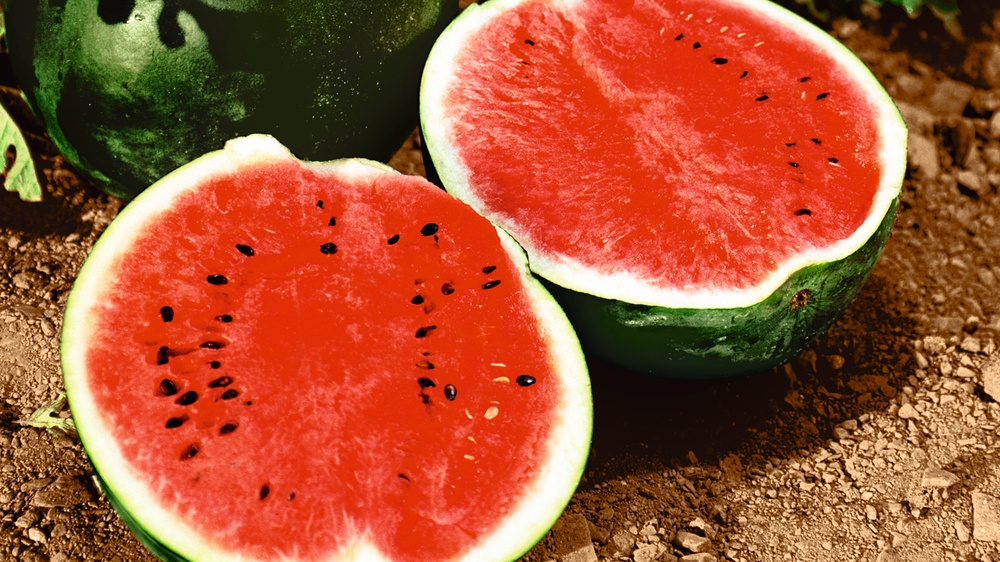
%> input picture Images/fruit.jpg, 1000 x 562 px, shrunk from 1600 x 900 before the run, given in place of Capture_00031.jpg, which was not available
$ octave prueba1.m   (GNU Octave 9; MATLAB toolbox functions it lacks are replaced by stand-ins)
%> lines starting %> are read from the running program, lines starting %| are printed output that depends on the picture; in (x1, y1, x2, y2) boxes, pixels count from 0 and x2, y2 are one past the last pixel; in counts of white or black regions, pixels touching at a corner belong together; the program's own positions count from 1; pictures that were not available may be replaced by others from this repository, and a replacement may not be noted
%Proyecto final
%Daniel Vargas Gonzales
%Brayan Stiven Vasquez Villa
%Juan Sebastian Marulanda Sanchez
clasificar('base/Frontal/Capture_00031.jpg');
% [2 lines not run here, left out]
function W = clasificar(archivo)
%> called with archivo = 'base/Frontal/Capture_00031.jpg'

    % Paso 1: Leer la imagen
    RGB = imread(archivo);
%> RGB is the input picture: size 562x1000x3 uint8; mean R, G, B 165.4, 83.7, 51.2
    figure,
    imshow(RGB),
    title('Imagen Original');

    % Paso 2: Convertir la imagen a escala de grises
    %   RGB = rgb2ycbcr(RGB);
    GRAY = rgb2gray(RGB);
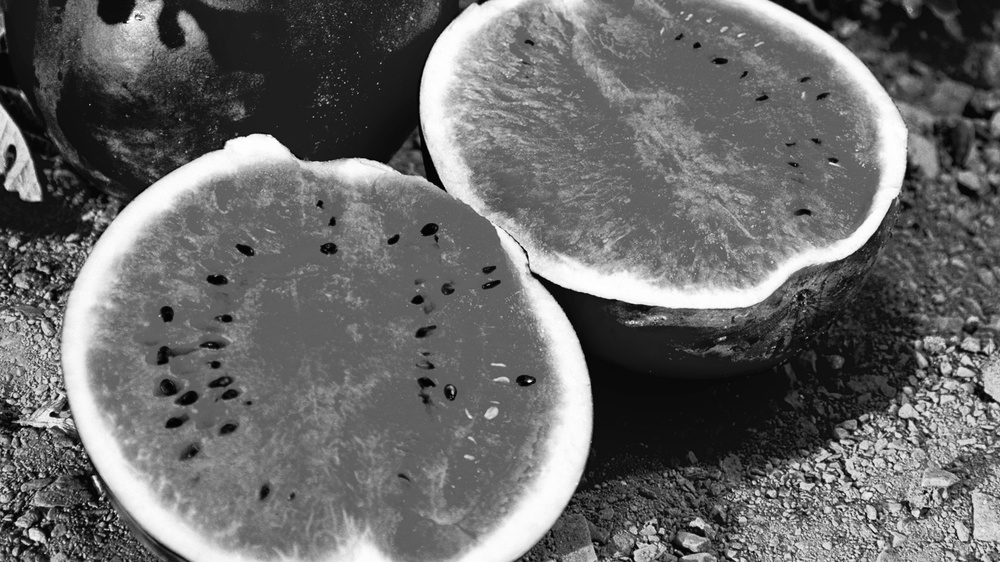
%> GRAY: size 562x1000 uint8; min 0, max 255, mean 104.4
    GRAY = imadjust(GRAY);


    % [4 lines of commented-out code are left out]


    figure,
    imshow(GRAY),
    title('Escala Grises');


    % Paso 3: Binarizar la imagen en escala de grises usando binarizacion adaptativa o mediante calculo
    % del umbral usando el metodo de otsu (funcion graythresh() de matlab).

    threshold = graythresh(GRAY);%calculado con metodo de otsu
%> threshold = 0.51
    BW = imbinarize(GRAY, threshold);
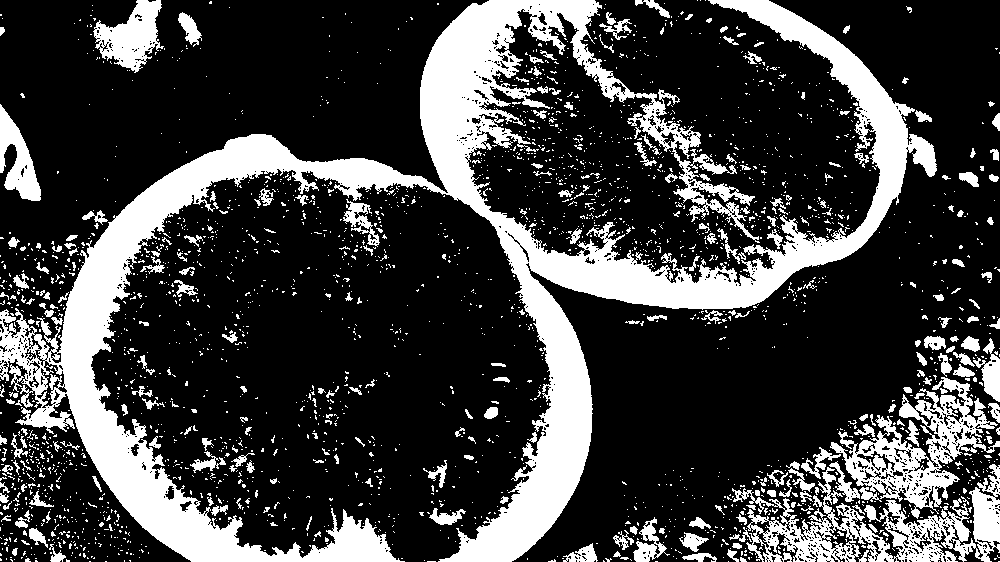
%> BW: size 562x1000 logical; 24.9% white; 2632 white regions (2374 under 20 px), largest, box (x1, y1, x2, y2) and area: (0, 0, 937, 562) 92210, (732, 464, 1000, 562) 9374, (830, 377, 1000, 519) 7534

    %BW = imbinarize(GRAY,'adaptive');


    %%Despues de binarizar (mas que todo por metodo adaptativo) hay que
    %%eliminar el ruido, el problema es que el metodo de eliminacion de
    %%ruido debe servir para TODAS (lo ideal) las imagenes de la base

    BW = bwareafilt(BW, 50);%Filtrado por tama锟給, elementos con menos de 50 px
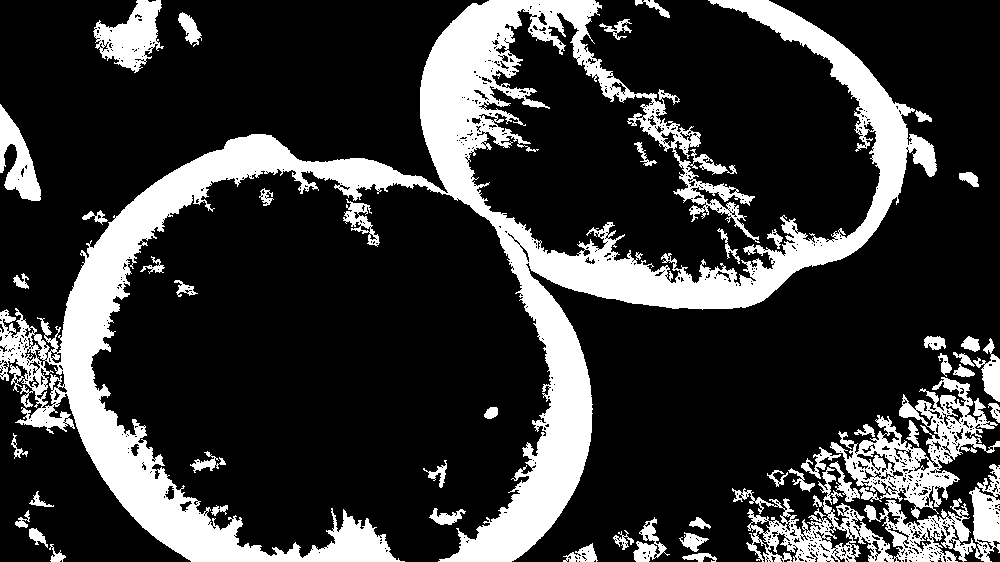
%> BW: size 562x1000 logical; 22% white; 50 white regions, largest, box (x1, y1, x2, y2) and area: (0, 0, 937, 562) 92210, (732, 464, 1000, 562) 9374, (830, 377, 1000, 519) 7534


    objetoEstruc = strel('diamond', 5);
    BW=imerode(BW,objetoEstruc);
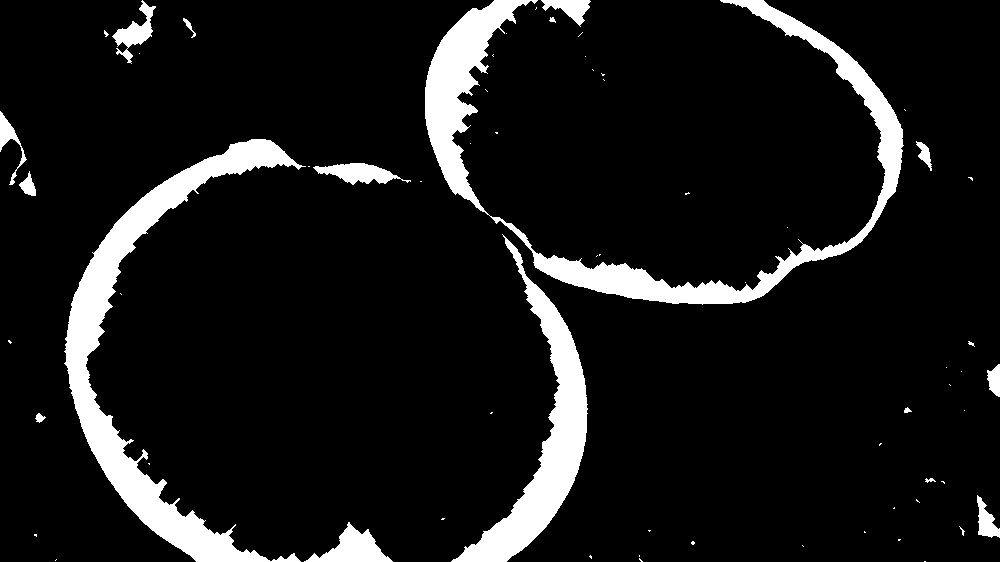
%> BW: size 562x1000 logical; 9.6% white; 65 white regions (48 under 20 px)


% [13 lines of commented-out code are left out]


    BW = imfill(BW,'holes');%Llenar los huecos dentro de las figuras.Principalmente los que quedan cuando se
                            %binariza con el metodo adaptativo

    figure,
    imshow(BW),
    title('Imagen Binaria');


    %Paso 4: Invertir la imagen binaria (creo que no se necesita)
%     BW = ~ BW;
%     figure,
%     imshow(BW),
%     title('Inverted Binary Image');


    % Paso 5: Encontrar los bordes de las regiones de la imagen binaria
    % Opcion 'noholes' para solo buscar contornos externos.

    [B,L,N] = bwboundaries(BW, 'noholes');
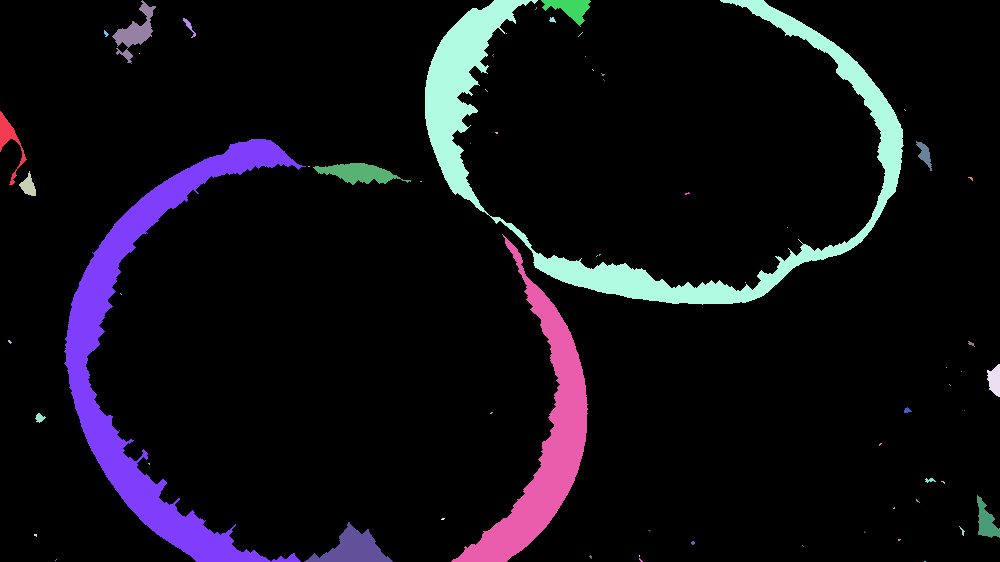
%> L: size 562x1000 double; 66 distinct labels, from 0 to 65; one colour per label, 0 black
%> B = 65 boundaries; largest, box (x1, y1, x2, y2) and points: (425, 0, 904, 305) 2059, (64, 139, 306, 562) 1370, (451, 234, 588, 562) 743, (304, 522, 393, 562) 201, (112, 0, 156, 64) 198; N = 65


    % Paso 6: Determinar propiedades de los objetos delimitados usando la
    % funcion regionprops()

    STATS = regionprops(L, 'all'); % Todas las caracteristicas posibles, aunque solo se esten utilizando algunas
%> STATS = 65 regions; largest, box (x1, y1, x2, y2), Area, Centroid, MajorAxisLength, MinorAxisLength and Eccentricity: (425, 0, 904, 305) 19398 [634.7 154.8] 678 389.8 0.818, (64, 139, 306, 562) 17423 [149.9 355.6] 553.1 232.2 0.908, (451, 234, 588, 562) 10468 [544.5 442.2] 335.3 97.31 0.957
                                   % (perimetro, area,centroide, etc)


    % Paso 7: Clasificar formas segun las propiedades

    figure,
    imshow(RGB),
    title('Resultado');

    metricaCuadrado = zeros(N,1);
    metricaTriangulo = zeros(N,1);

    nColors=0;

    hold on

    for i = 1 : length(STATS)
        boundary = B{i};
        [rx,ry,areaCuadrado] = minboundrect( boundary(:,2), boundary(:,1)); %Metodo para hallar el minimo rectangulo que contiene a la figura
        plot(rx,ry);

        %% Secci锟絥 areas
        %Ancho y alto del cuadrado que contiene la figura
        ancho = sqrt( sum( (rx(2)-rx(1)).^2 + (ry(2)-ry(1)).^2));
        alto = sqrt( sum( (rx(2)-rx(3)).^2+ (ry(2)-ry(3)).^2));
        proporcionLados= ancho/alto;

        if proporcionLados > 1
            proporcionLados = alto/ancho;  %proporcion de lados < 1
        end
        metricaCuadrado(i) = proporcionLados;    %proporcion (Aspect ratio)
        metricaTriangulo(i) = STATS(i).Area/areaCuadrado;


        metricaCirculo=(STATS(i).Perimeter.^2)./(4*pi*STATS(i).Area);
        centroid = STATS(i).Centroid;
        esCirculo =   (metricaCirculo < 1.1);


        if esCirculo
            plot(centroid(1),centroid(2),'wO');
            disp(['Circulo']);
        elseif (metricaTriangulo(i) < 0.6)
            plot(centroid(1),centroid(2),'w^');
            disp(['Triangulo']);
        elseif (metricaCuadrado(i) > 0.9)
            plot(centroid(1),centroid(2),'wS');
            disp(['Cuadrado']);
        else
            plot(centroid(1),centroid(2),'wD');
            disp(['Rectangulo']);
        end
        regiones(:,:,i) = roipoly(RGB,rx,ry);
        nColors=nColors+1;
    end
%> this loop made 10 passes
%> boundary on pass 10: [294 121; 295 122; 294 121]
%| Triangulo
%| Circulo
%| Rectangulo
%| Circulo
%| Rectangulo
%| Circulo
%| Triangulo
%| Rectangulo
%> (further printed lines are left out)
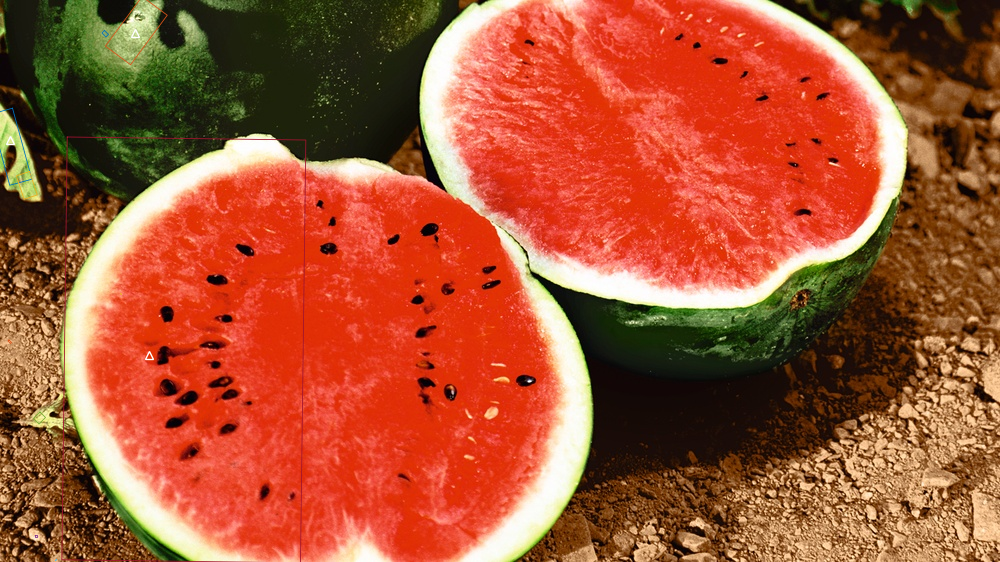
%> figure redrawn from the program's plot data; its title reads 'Resultado'
%> (the run ends here)

$ run again, on Images/kim.jpg
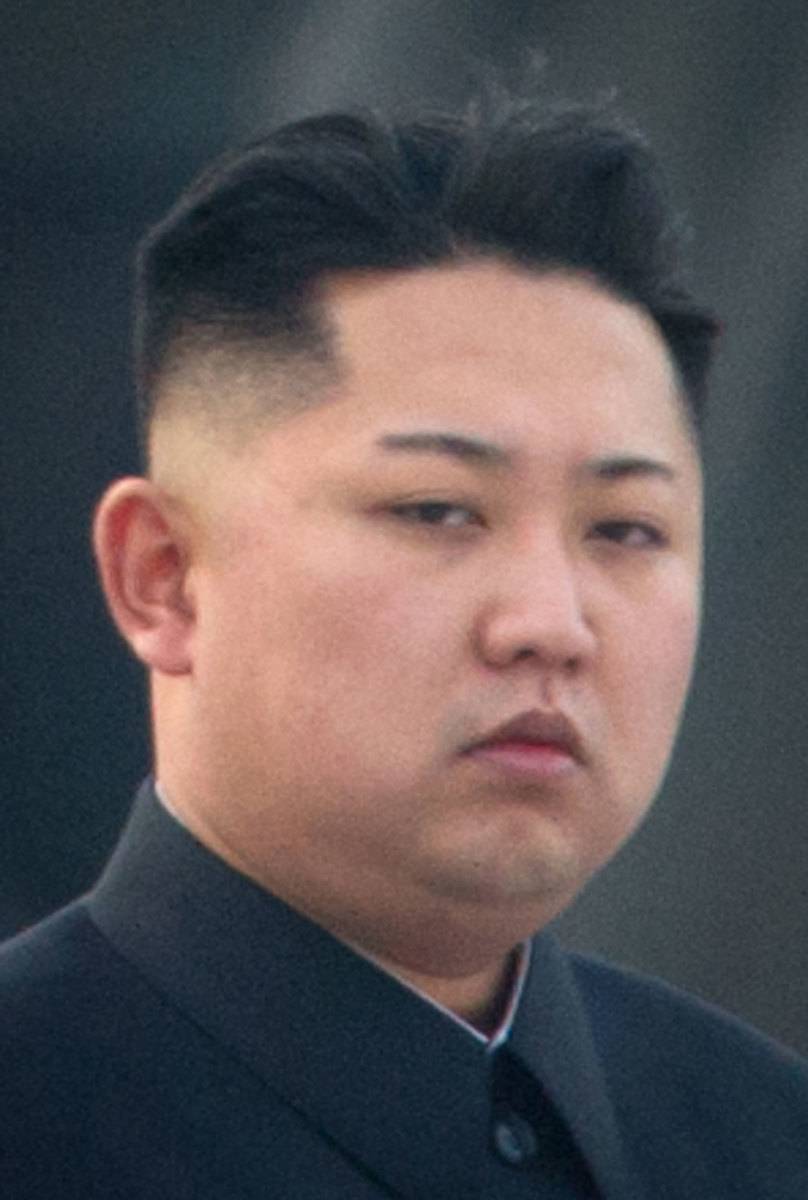
%> input picture Images/kim.jpg, 808 x 1200 px, given in place of Capture_00031.jpg, which was not available
%> in clasificar, RGB is the input picture: size 1200x808x3 uint8; mean R, G, B 90, 82.9, 84.6
%> threshold = 0.486
%> in clasificar, `[B,L,N] = bwboundaries(BW, 'noholes');`:
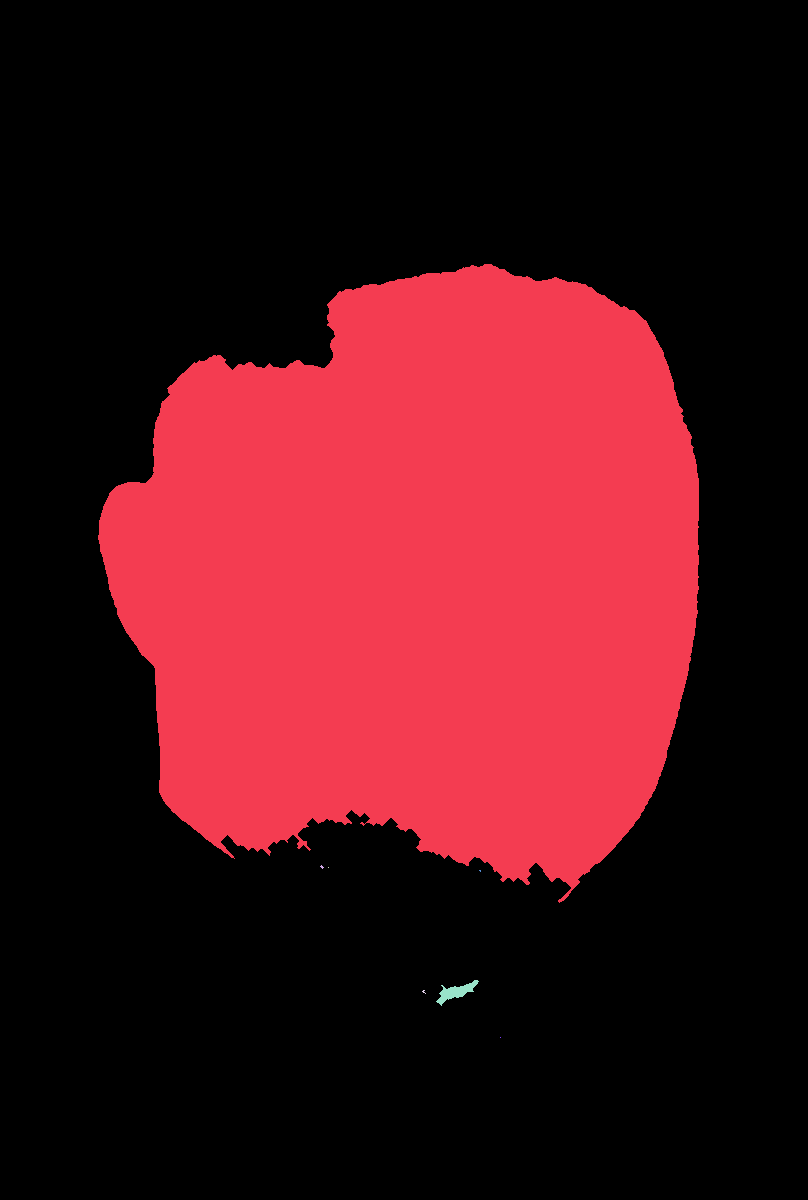
%> L: size 1200x808 double; 8 distinct labels, from 0 to 7; one colour per label, 0 black
%> B = 7 boundaries; box (x1, y1, x2, y2) and points: (98, 264, 699, 903) 2177, (436, 980, 479, 1006) 102, (422, 990, 426, 994) 9, (320, 865, 324, 869) 7, (479, 870, 481, 872) 4, (328, 867, 329, 868) 2, (500, 1037, 501, 1038) 2; N = 7
%> STATS = 7 regions; largest, box (x1, y1, x2, y2), Area, Centroid, MajorAxisLength, MinorAxisLength and Eccentricity: (98, 264, 699, 903) 286456 [422.1 576.4] 628.6 595.9 0.319, (436, 980, 479, 1006) 413 [456.5 992.5] 46.72 13.52 0.957, (320, 865, 324, 869) 8 [322.5 867.5] 4.4 2.71 0.788, (422, 990, 426, 994) 7 [424.4 992.3] 4.88 2.98 0.791
%> the loop in clasificar, `for i = 1 : length(STATS)` made 3 passes
%> (rx, ry) on pass 1: ([141.1; 740.7; 657.1; 57.49; 141.1], [217.5; 298.7; 916.1; 835; 217.5])
%> (printed output is left out)
%> after the loop in clasificar, `for i = 1 : length(STATS)`:
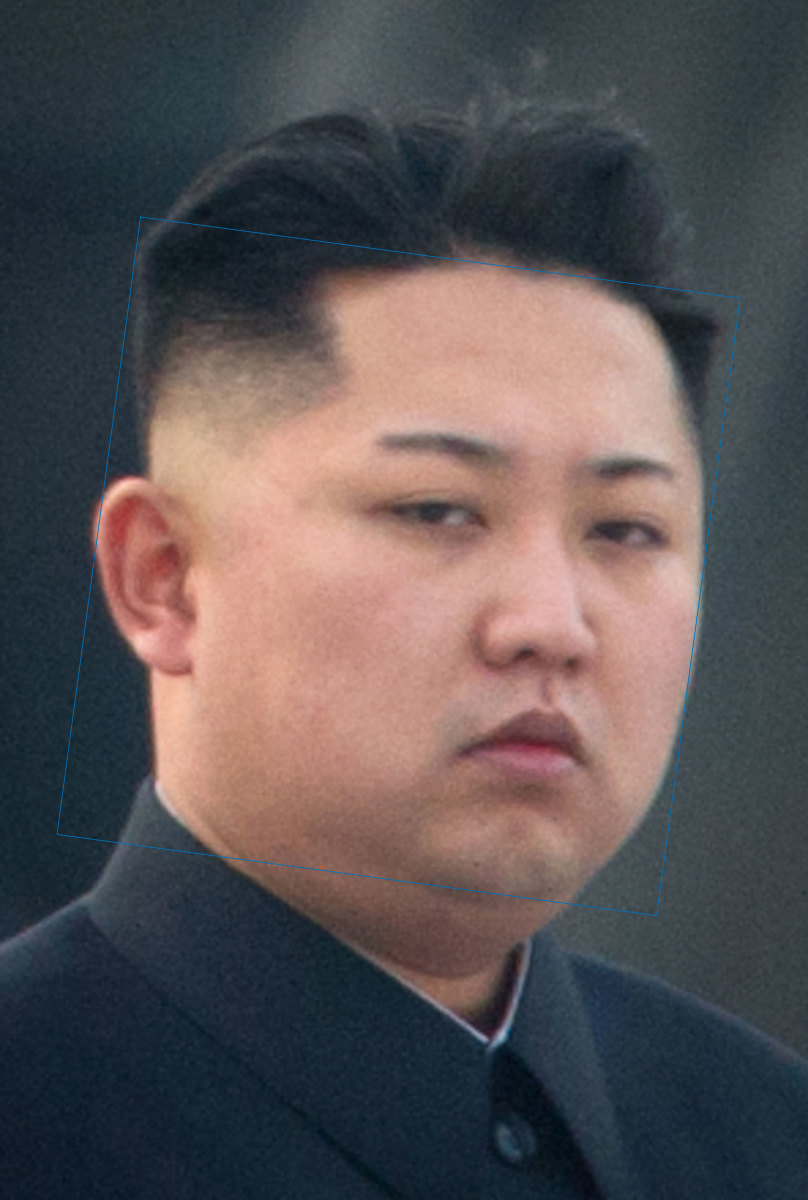
%> figure redrawn from the program's plot data; its title reads 'Resultado'
